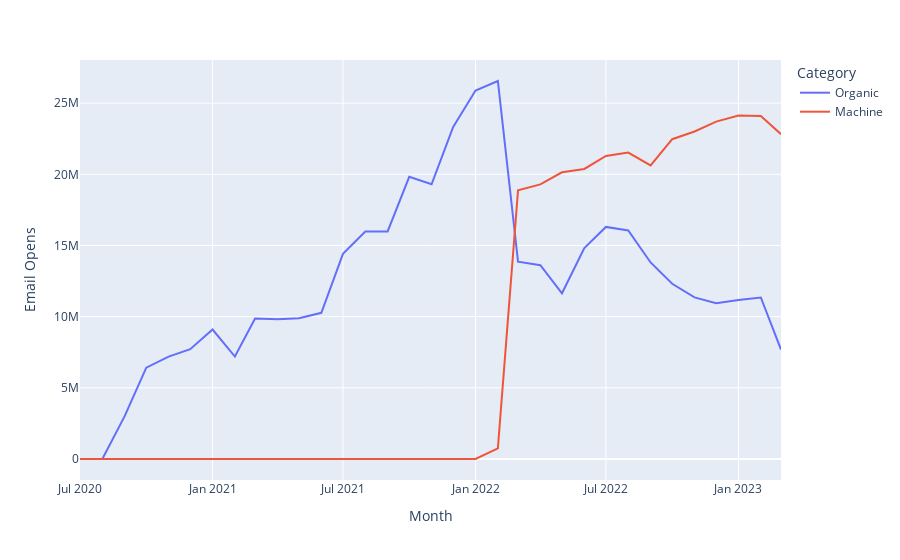

Write notebook code for a chart like this one.
### Code cell
import matplotlib.pyplot as plt
import plotly.express as px

temp = df[['month', 'unique_organic_email_opens', 'unique_machine_opens']]
temp = temp.set_index('month')
fig = px.line(temp, labels={"month": "Month", "value": "Email Opens"})

newnames = {
"unique_organic_email_opens": "Organic",
"unique_machine_opens": "Machine"
}
fig.update_layout(legend_title="Category")
fig.for_each_trace(lambda t: t.update(name = newnames[t.name], legendgroup = newnames[t.name]))

### Figure 1 — Plotly figure (JSON) as saved in the notebook; plotly's stock layout.template omitted (floating-point values rounded to 4 significant figures)
{"data": [{"hovertemplate": "variable=unique_organic_email_opens<br>Month=%{x}<br>Email Opens=%{y}<extra></extra>", "legendgroup": "Organic", "line": {"color": "#636efa", "dash": "solid"}, "marker": {"symbol": "circle"}, "mode": "lines", "name": "Organic", "orientation": "v", "showlegend": true, "type": "scatter", "x": ["2020-07-01", "2020-08-01", "2020-09-01", "2020-10-01", "2020-11-01", "2020-12-01", "2021-01-01", "2021-02-01", "2021-03-01", "2021-04-01", "2021-05-01", "2021-06-01", "2021-07-01", "2021-08-01", "2021-09-01", "2021-10-01", "2021-11-01", "2021-12-01", "2022-01-01", "2022-02-01", "2022-03-01", "2022-04-01", "2022-05-01", "2022-06-01", "2022-07-01", "2022-08-01", "2022-09-01", "2022-10-01", "2022-11-01", "2022-12-01", "2023-01-01", "2023-02-01", "2023-03-01"], "xaxis": "x", "y": [0, 0, 3008622, 6416221, 7196354, 7716933, 9096252, 7197234, 9873612, 9815643, 9884299, 10270374, 14412843, 15986809, 15988693, 19821872, 19295957, 23328334, 25880847, 26554065, 13858317, 13616413, 11640686, 14820942, 16304072, 16050927, 13805961, 12308769, 11356061, 10949288, 11173785, 11344637, 7684517], "yaxis": "y"}, {"hovertemplate": "variable=unique_machine_opens<br>Month=%{x}<br>Email Opens=%{y}<extra></extra>", "legendgroup": "Machine", "line": {"color": "#EF553B", "dash": "solid"}, "marker": {"symbol": "circle"}, "mode": "lines", "name": "Machine", "orientation": "v", "showlegend": true, "type": "scatter", "x": ["2020-07-01", "2020-08-01", "2020-09-01", "2020-10-01", "2020-11-01", "2020-12-01", "2021-01-01", "2021-02-01", "2021-03-01", "2021-04-01", "2021-05-01", "2021-06-01", "2021-07-01", "2021-08-01", "2021-09-01", "2021-10-01", "2021-11-01", "2021-12-01", "2022-01-01", "2022-02-01", "2022-03-01", "2022-04-01", "2022-05-01", "2022-06-01", "2022-07-01", "2022-08-01", "2022-09-01", "2022-10-01", "2022-11-01", "2022-12-01", "2023-01-01", "2023-02-01", "2023-03-01"], "xaxis": "x", "y": [0, 0, 0, 0, 0, 0, 0, 0, 0, 0, 0, 0, 0, 0, 0, 0, 0, 0, 0, 744722, 18872772, 19289097, 20138754, 20373481, 21286934, 21526049, 20627346, 22464217, 23006833, 23704111, 24128812, 24094823, 22817995], "yaxis": "y"}], "layout": {"legend": {"title": {"text": "Category"}, "tracegroupgap": 0}, "margin": {"t": 60}, "xaxis": {"anchor": "y", "domain": [0, 1], "title": {"text": "Month"}}, "yaxis": {"anchor": "x", "domain": [0, 1], "title": {"text": "Email Opens"}}}}
